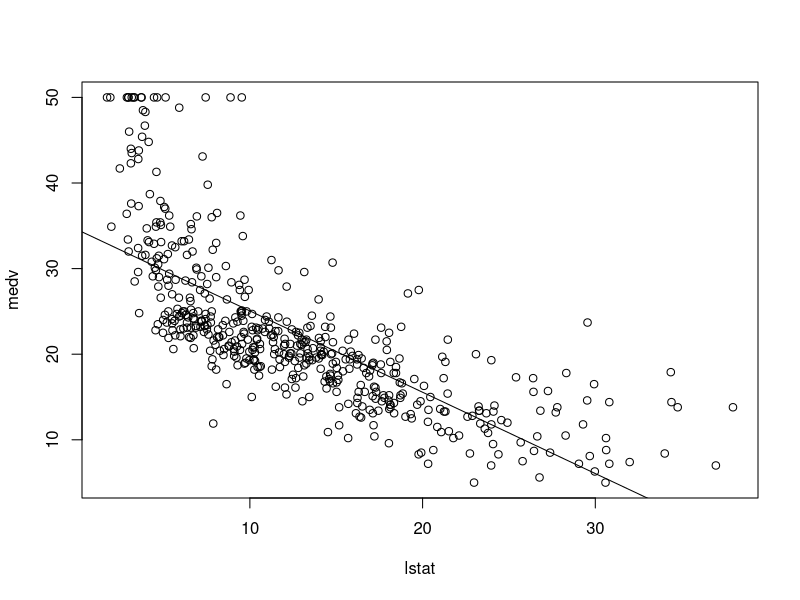
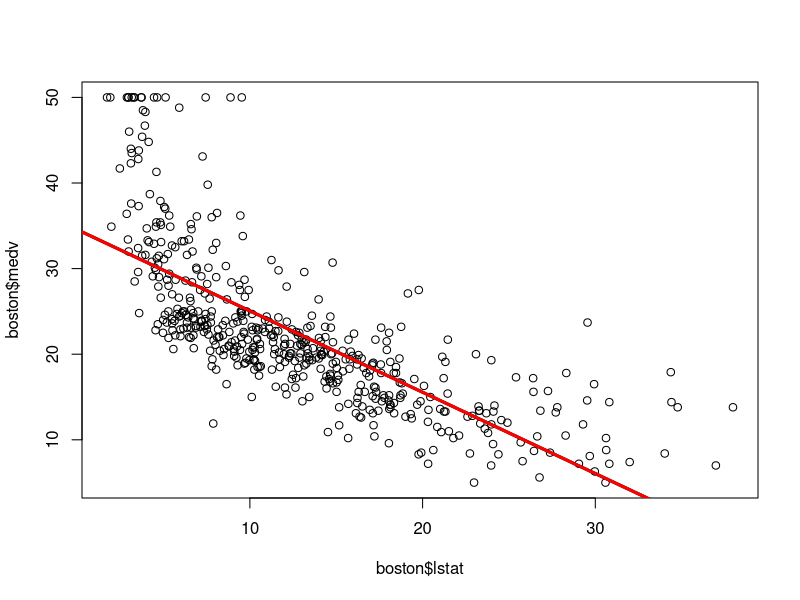
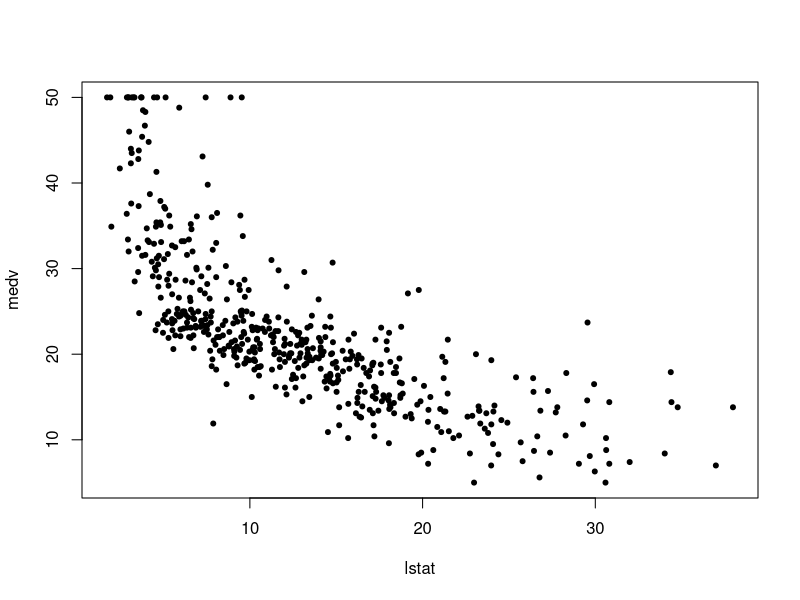
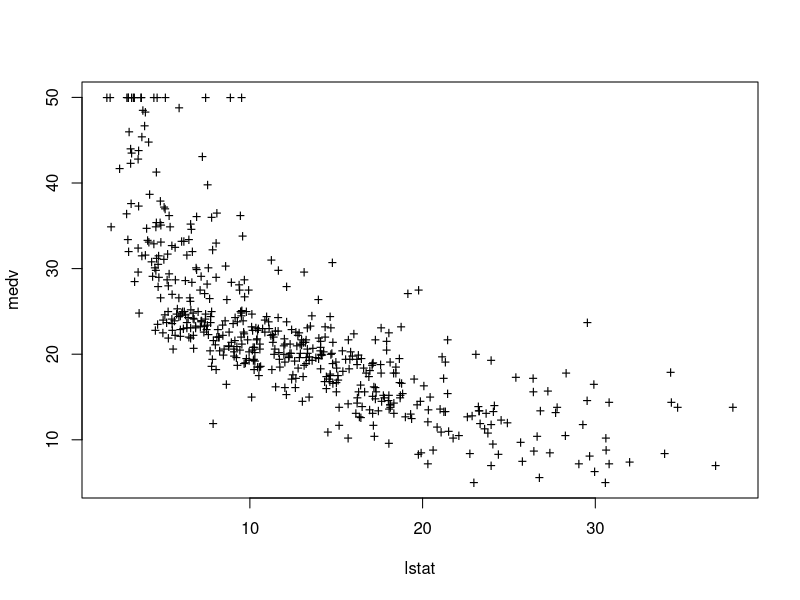
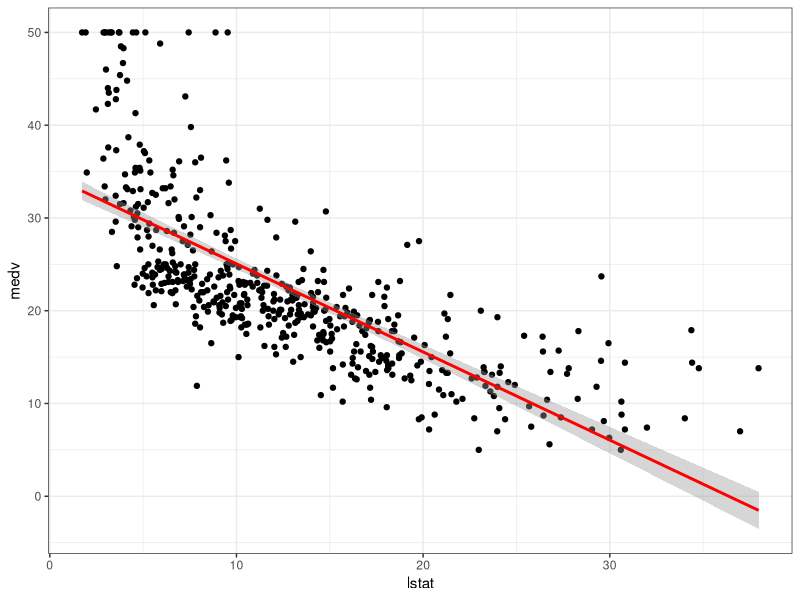
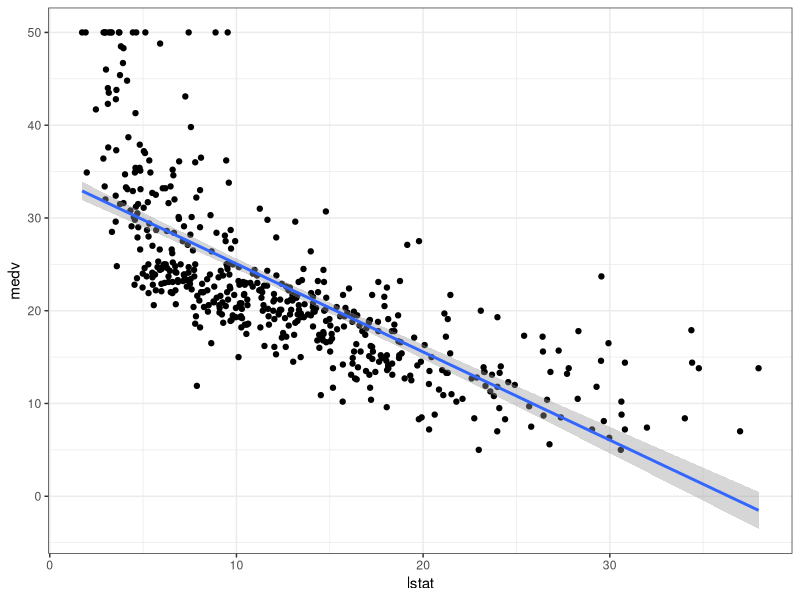

The R source for these figures, in order:
library(MASS)
library(ggplot2)


names(Boston)

boston <- Boston

str(boston)

# using the lm() function to fit a simple linear regression model,
# with medv as the response and lstat as the predictor
# The basic lm() syntax is lm(y∼x,data), where y is the response,
# x is the predictor, and data is the data set
# in which these two variables are kept.

lm.fit = lm(medv ~ lstat, data=boston)
class(lm)
str(lm.fit)
lm.fit
lm.fit$residuals
lm.fit$coefficients
summary(lm.fit)

names(lm.fit)
lm.fit[[1]]
coef(lm.fit)

# In order to obtain a confidence interval for the coefficient estimates,
# we can use the confint() command.
confint(lm.fit, level = 0.95)
summary(lm.fit)$coefficients

# We will now plot medv and lstat along with the least
# squares regression line using the plot() and abline() functions.
plot(medv ~ lstat, data = Boston)
abline(lm.fit)
plot(boston$lstat, boston$medv)
abline(lm.fit, lwd = 3)
abline(lm.fit, lwd = 3, col = "red")

plot(medv ~ lstat, data = Boston, pch = 20)

plot(medv ~ lstat, data = Boston, pch = "+")

ggplot(data = Boston, aes(x = lstat, y = medv)) +
  geom_point() +
  geom_smooth(method = "lm", color = "red") +
  theme_bw()
ggplot(data = Boston, aes(x = lstat, y = medv)) +
  geom_point() +
  geom_smooth(method = "lm") +
  theme_bw()
